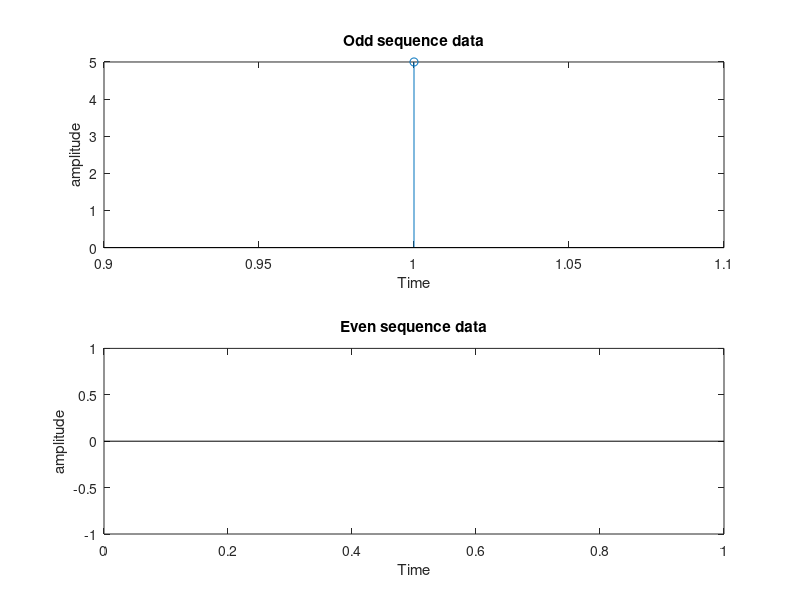
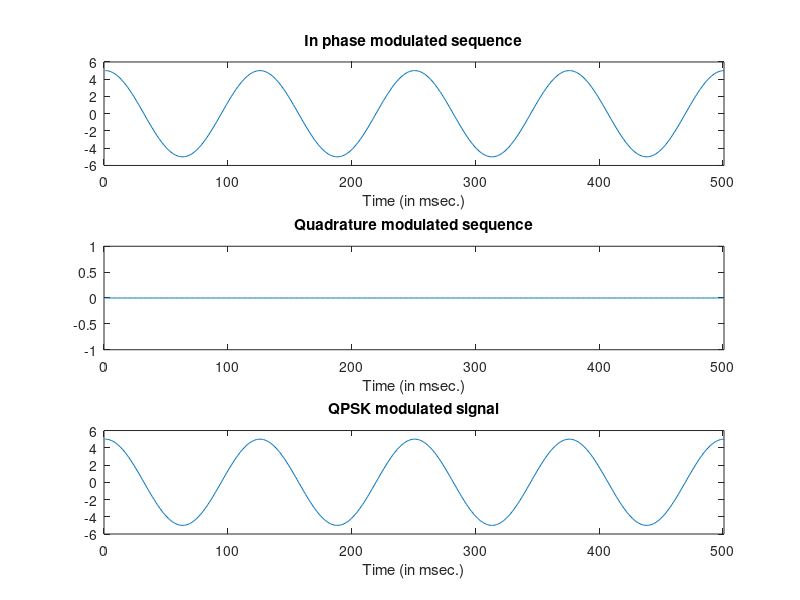

MATLAB code to generate these figures, in order:
function y1 = A_qpsk_modulation()
    data = input('Enter the data values'); % use brackets to mention sequence 
    N = length(data); % make sure to use more than 6 [ -1 , 2 , -1 , 0 , -4 , 2, 3 , 0 , 4 , -5]
    fprintf('length of data = ');
    disp(N);

    % Separating even and odd indexed data
    odd = data(1:2:N);
    even = data(2:2:N);

    subplot(2,1,1), stem(odd), title('Odd sequence data'), ylabel("amplitude"), xlabel("Time");
    subplot(2,1,2), stem(even), title('Even sequence data'), ylabel("amplitude"), xlabel("Time");
    figure;

    % Condition for handling odd number of data inputs
    if mod(N, 2) ~= 0
        odd((N+1)/2) = data(N); % that xtra value is now an odd data 
        even((N+1)/2) = 0; %one zero is padded into even sequence to make all length equal
    end;

    fprintf('odd = '), disp(odd);
    fprintf('even = '), disp(even);

    % Converting unipolar to bipolar
    for i = 1:N         
        if data(i) == 0
            data(i) = -1;
        end;
    end;
    fprintf('bipolar data = '), disp(data);

    % Balanced modulator   
    T = 0.5;
    t = 0:0.001:T;
    cos_carrier = cos(8 * pi * t / T);
    sin_carrier = sin(8 * pi * t / T);

    % Adjust carrier lengths to match the length of odd and even sequences
    cos_carrier = repmat(cos_carrier, 1, length(odd));
    sin_carrier = repmat(sin_carrier, 1, length(even));

    % Reshape odd and even sequences to match the length of the carrier
    odd = reshape(repmat(odd, length(t), 1), 1, []);
    even = reshape(repmat(even, length(t), 1), 1, []);

    modOut1 = cos_carrier .* odd;
    modOut2 = sin_carrier .* even;

    modulated_output = modOut1 + i*modOut2;

    subplot(3,1,1), plot(modOut1), title('In phase modulated sequence'), xlabel('Time (in msec.)'), xlim([0 length(modOut1)]);
    subplot(3,1,2), plot(modOut2), title('Quadrature modulated sequence'), xlabel('Time (in msec.)'), xlim([0 length(modOut2)]);
    subplot(3,1,3), plot(modulated_output), title('QPSK modulated signal'), xlabel('Time (in msec.)'), xlim([0 length(modulated_output)]);
end
